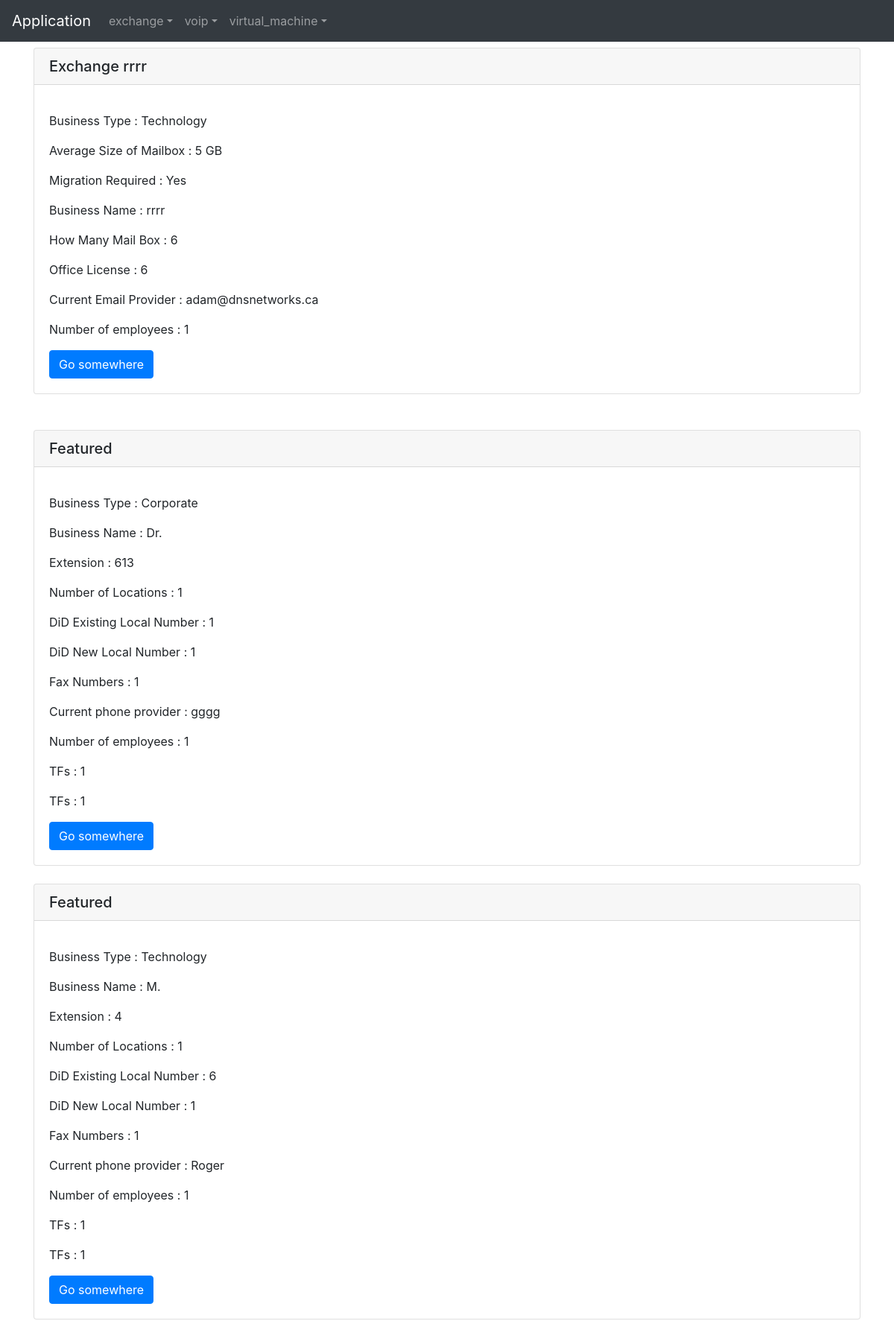
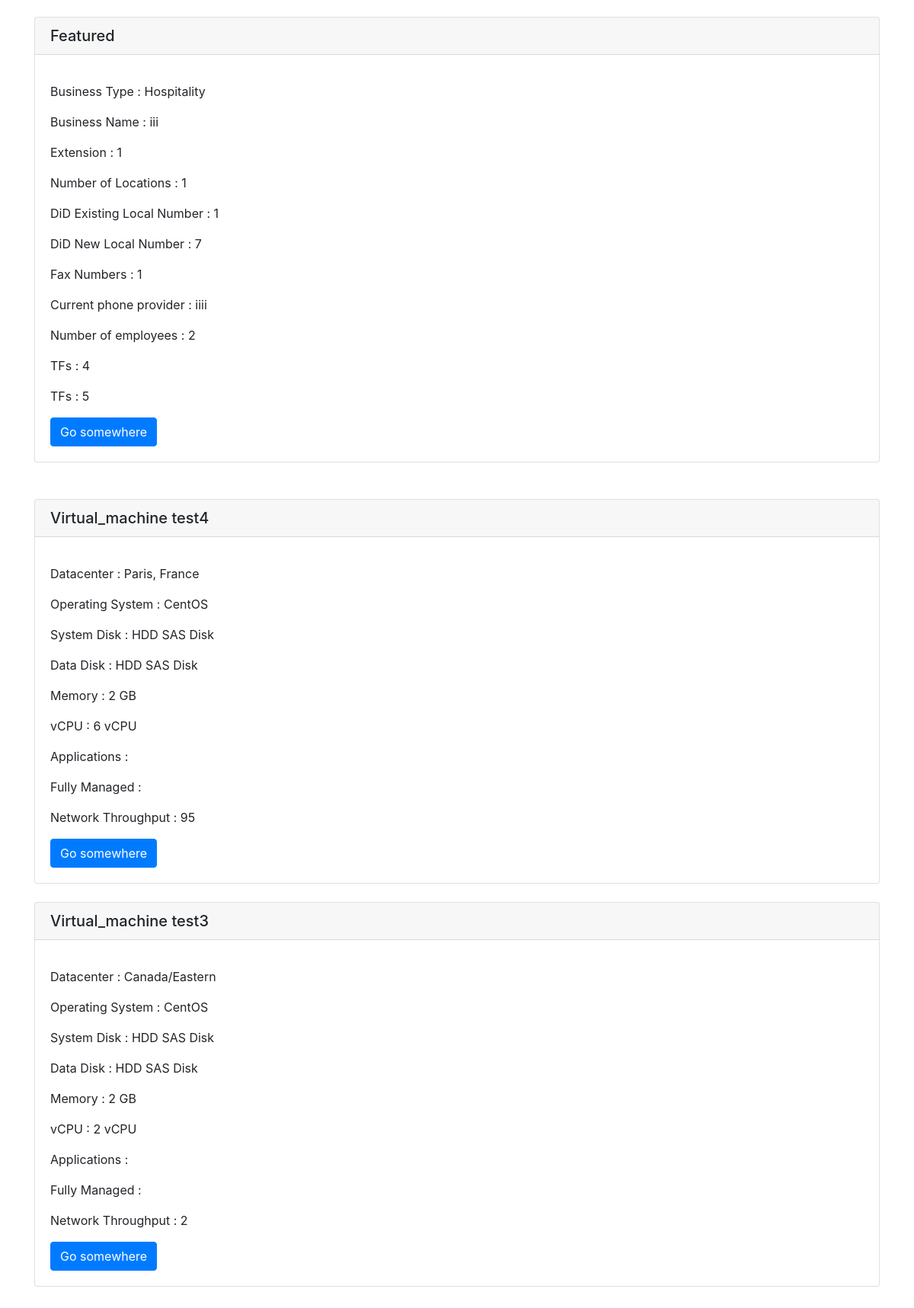
The page /General/ on the database its author committed (2 pictures, top to bottom).
### General/models.py (models this page shows)
class EXCHANGE(models.Model):
  user = models.ForeignKey(User,default=1,on_delete=models.CASCADE)
  exchange_name = models.CharField(max_length=255,blank=True, null=True,default="",)
  business_name = models.CharField(max_length=255,default='')
  mailbox = models.IntegerField(default=1,validators=[MinValueValidator(1), MaxValueValidator(1000)])
  office_license = models.IntegerField(default=1,validators=[MinValueValidator(1), MaxValueValidator(1000)])
  current_email_provider = models.CharField(max_length=255,default='')
  number_of_employees = models.IntegerField(default=1,validators=[MinValueValidator(1), MaxValueValidator(2000)])
  BUSINESS_TYPE_CHOICE = (('Technology','Technology'),('Education','Education'),('Hospitality','Hospitality'),('Corporate','Corporate'),('Healthcare','Healthcare'),('Automotive','Automotive'),('Manufacturing','Manufacturing'))
  business_type = models.CharField(max_length=255,choices=BUSINESS_TYPE_CHOICE,default='Technology',)
  AVERAGE_SIZE_OF_MAILBOX_CHOICE = (('5 GB','5 GB'),('10 GB','10 GB'),('25 GB','25 GB'),('50 GB','50 GB'),('75 GB','75 GB'))
  average_size_of_mailbox = models.CharField(max_length=255,choices=AVERAGE_SIZE_OF_MAILBOX_CHOICE,default='5 GB',)
  MIGRATION_REQUIRED_CHOICE = (('Yes','Yes'),('No','No'))
  migration_required = models.CharField(max_length=255,choices=MIGRATION_REQUIRED_CHOICE,default='Yes',)
  def __str__(self):
      return self.exchange_name
  def get_display(self):
    content = { 'data' : self }
    return mark_safe(render_to_string('General/exchange.html' , content ))
  class Meta:
      verbose_name = 'Exchange'

class VOIP(models.Model):
  user = models.ForeignKey(User,default=1,on_delete=models.CASCADE)
  voip_name = models.CharField(max_length=255,blank=True, null=True,default="",)
  business_name = models.CharField(max_length=255,default='')
  extension = models.IntegerField(default=1,validators=[MinValueValidator(1), MaxValueValidator(1000)])
  locations = models.IntegerField(default=1,validators=[MinValueValidator(1), MaxValueValidator(100)])
  did_existing_local_number = models.IntegerField(default=1,validators=[MinValueValidator(1), MaxValueValidator(50)])
  did_new_local_number = models.IntegerField(default=1,validators=[MinValueValidator(1), MaxValueValidator(50)])
  fax_numbers = models.IntegerField(default=1,validators=[MinValueValidator(1), MaxValueValidator(20)])
  current_phone_provider = models.CharField(max_length=255,default='')
  number_of_employees = models.IntegerField(default=1,validators=[MinValueValidator(1), MaxValueValidator(2000)])
  tfs_existing_toll_free_numbers = models.IntegerField(default=1,validators=[MinValueValidator(1), MaxValueValidator(50)])
  tfs_new_toll_free_numbers = models.IntegerField(default=1,validators=[MinValueValidator(1), MaxValueValidator(50)])
  BUSINESS_TYPE_CHOICE = (('Technology','Technology'),('Education','Education'),('Hospitality','Hospitality'),('Corporate','Corporate'),('Healthcare','Healthcare'),('Automotive','Automotive'),('Manufacturing','Manufacturing'))
  business_type = models.CharField(max_length=255,choices=BUSINESS_TYPE_CHOICE,default='Technology',)
  def __str__(self):
      return self.voip_name
  def get_display(self):
    content = { 'data' : self }
    return mark_safe(render_to_string('General/voip.html' , content ))
  class Meta:
      verbose_name = 'Voip'

class VIRTUAL_MACHINE(models.Model):
  user = models.ForeignKey(User,default=1,on_delete=models.CASCADE)
  virtual_machine_name = models.CharField(max_length=255,blank=True, null=True,default="",)
  network_throughput = models.IntegerField(default=1,validators=[MinValueValidator(1), MaxValueValidator(1000)])
  DATACENTER_CHOICE = (('Canada/Eastern','Canada/Eastern'),('Vancouver, BC','Vancouver, BC'),('Los Angeles, CA','Los Angeles, CA'),('Brasilia, Brasil','Brasilia, Brasil'),('Ottawa, ON','Ottawa, ON'),('Miami, FL','Miami, FL'),('Paris, France','Paris, France'),('Mexico City, MX','Mexico City, MX'))
  datacenter = models.CharField(max_length=255,choices=DATACENTER_CHOICE,default='Canada/Eastern',)
  OPERATING_SYSTEM_CHOICE = (('CentOS','CentOS'),('Windows Server','Windows Server'),('Ubuntu','Ubuntu'),('Debian','Debian'),('SUSE Linux','SUSE Linux'),('OpenSUSE','OpenSUSE'))
  operating_system = models.CharField(max_length=255,choices=OPERATING_SYSTEM_CHOICE,default='CentOS',)
  SYSTEM_DISK_CHOICE = (('HDD SAS Disk','HDD SAS Disk'),('SSD ENT Disk','SSD ENT Disk'))
  system_disk = models.CharField(max_length=255,choices=SYSTEM_DISK_CHOICE,default='HDD SAS Disk',)
  DATA_DISK_CHOICE = (('HDD SAS Disk','HDD SAS Disk'),('SSD ENT Disk','SSD ENT Disk'))
  data_disk = models.CharField(max_length=255,choices=DATA_DISK_CHOICE,default='HDD SAS Disk',)
  MEMORY_CHOICE = (('2 GB','2 GB'),('4 GB','4 GB'),('6 GB','6 GB'),('8 GB','8 GB'),('10 GB','10 GB'),('12 GB','12 GB'),('14 GB','14 GB'),('16 GB','16 GB'),('18 GB','18 GB'),('20 GB','20 GB'),('22 GB','22 GB'),('24 GB','24 GB'),('26 GB','26 GB'),('28 GB','28 GB'),('30 GB','30 GB'),('32 GB','32 GB'))
  memory = models.CharField(max_length=255,choices=MEMORY_CHOICE,default='2 GB',)
  VCPU_CHOICE = (('4 vCPU','4 vCPU'),('2 vCPU','2 vCPU'),('6 vCPU','6 vCPU'))
  vcpu = models.CharField(max_length=255,choices=VCPU_CHOICE,default='4 vCPU',)
  office2016standard  = models.BooleanField(default=False,verbose_name='Office 2016 Standard')
  quickbooks2019  = models.BooleanField(default=False,verbose_name='Quickbooks 2019')
  sage2019  = models.BooleanField(default=False,verbose_name='Sage 2019')
  sapbusinessone  = models.BooleanField(default=False,verbose_name='SAP Business One')
  cylanceaiendpointprotection  = models.BooleanField(default=False,verbose_name='Cylance AI+ Endpoint Protection')
  webrootsecurityendpoint  = models.BooleanField(default=False,verbose_name='Webroot Security Endpoint')
  businesshoursmfest  = models.BooleanField(default=False,verbose_name='Business Hours M-F EST')
  monsunest  = models.BooleanField(default=False,verbose_name='7-24 Mon-Sun EST')
  def __str__(self):
      return self.virtual_machine_name
  def get_display(self):
    content = { 'data' : self }
    return mark_safe(render_to_string('General/virtual_machine.html' , content ))
  class Meta:
      verbose_name = 'Virtual_machine'

### General/views.py (the view)
# urls.py: path('', views.index, name='index'),
def index(request):
  context = {}
  context.update({ 'exchange' : { 'item' : EXCHANGE.objects.all() , 'edit' : 'edit_exchange' ,  'create' : 'create_exchange' }})
  context.update({ 'voip' : { 'item' : VOIP.objects.all() , 'edit' : 'edit_voip' ,  'create' : 'create_voip' }})
  context.update({ 'virtual_machine' : { 'item' : VIRTUAL_MACHINE.objects.all() , 'edit' : 'edit_virtual_machine' ,  'create' : 'create_virtual_machine' }})
  return render(request, 'General/Main.html', context )

### General/templates/General/Main.html (shortened to what this page needs)
<!DOCTYPE html>
<html lang="en"><head><meta http-equiv="Content-Type" content="text/html; charset=UTF-8">
    <link rel="stylesheet" href="https://maxcdn.bootstrapcdn.com/bootstrap/4.0.0/css/bootstrap.min.css">
  </head>
  <body style="">
    <nav class="navbar navbar-expand-md navbar-dark bg-dark fixed-top">
  <a class="navbar-brand" href="{% url  'General:index'  %}">Application</a>
  <div class="collapse navbar-collapse" id="navbarsExampleDefault">
    <ul class="navbar-nav mr-auto">
    <li class="nav-item dropdown">
      <a class="nav-link dropdown-toggle" href="https://getbootstrap.com/docs/4.3/examples/starter-template/#" id="exchange" data-toggle="dropdown" aria-haspopup="true" aria-expanded="false">exchange</a>
    </li>
    <li class="nav-item dropdown">
      <a class="nav-link dropdown-toggle" href="https://getbootstrap.com/docs/4.3/examples/starter-template/#" id="voip" data-toggle="dropdown" aria-haspopup="true" aria-expanded="false">voip</a>
    </li>
    <li class="nav-item dropdown">
      <a class="nav-link dropdown-toggle" href="https://getbootstrap.com/docs/4.3/examples/starter-template/#" id="virtual_machine" data-toggle="dropdown" aria-haspopup="true" aria-expanded="false">virtual_machine</a>
    </li>
        </ul>
  </div>
</nav>
<main role="main" class="container">
  <div class="starter-template">
    <h1>Bootstrap starter template</h1>
    <p class="lead">
    {% for i in exchange.item %}
    {{ i.get_display }}</br>
    {% endfor %}
        <br>
    {% for i in voip.item %}
    {{ i.get_display }}</br>
    {% endfor %}
        <br>
    {% for i in virtual_machine.item %}
    {{ i.get_display }}</br>
    {% endfor %}
        <br>
    </p>
  </div>
</main>
</body></html>

### General/templates/General/exchange.html
<div class="card">
  <h5 class="card-header">Exchange  {{data.exchange_name}} </h5>
  <div class="card-body">
    <p class="card-text">
            <p>Business Type  :  {{data.business_type}}</p>
        <p>Average Size of Mailbox  :  {{data.average_size_of_mailbox}}</p>
        <p>Migration Required  :  {{data.migration_required}}</p>
                            <p>Business Name :  {{data.business_name}}</p>
        <p>How Many Mail Box :  {{data.mailbox}}</p>
        <p>Office License :  {{data.office_license}}</p>
        <p>Current Email Provider :  {{data.current_email_provider}}</p>
        <p>Number of employees :  {{data.number_of_employees}}</p>
                                </p>
    <a href="#" class="btn btn-primary">Go somewhere</a>
  </div>
</div>

### General/templates/General/voip.html
<div class="card">
  <h5 class="card-header">Featured</h5>
  <div class="card-body">
    <p class="card-text">
            <p>Business Type  :  {{data.business_type}}</p>
                            <p>Business Name :  {{data.business_name}}</p>
        <p>Extension :  {{data.extension}}</p>
        <p>Number of Locations :  {{data.locations}}</p>
        <p>DiD Existing Local Number :  {{data.did_existing_local_number}}</p>
        <p>DiD New Local Number :  {{data.did_new_local_number}}</p>
        <p>Fax Numbers :  {{data.fax_numbers}}</p>
        <p>Current phone provider :  {{data.current_phone_provider}}</p>
        <p>Number of employees :  {{data.number_of_employees}}</p>
        <p>TFs :  {{data.tfs_existing_toll_free_numbers}}</p>
        <p>TFs :  {{data.tfs_new_toll_free_numbers}}</p>
                                </p>
    <a href="#" class="btn btn-primary">Go somewhere</a>
  </div>
</div>

### General/templates/General/virtual_machine.html
<div class="card">
  <h5 class="card-header">Virtual_machine  {{data.virtual_machine_name}} </h5>
  <div class="card-body">
    <p class="card-text">
            <p>Datacenter  :  {{data.datacenter}}</p>
        <p>Operating System  :  {{data.operating_system}}</p>
        <p>System Disk  :  {{data.system_disk}}</p>
        <p>Data Disk  :  {{data.data_disk}}</p>
        <p>Memory  :  {{data.memory}}</p>
        <p>vCPU  :  {{data.vcpu}}</p>
        <p>Applications  :  {{data.applications}}</p>
        <p>Fully Managed  :  {{data.fully_managed}}</p>
                            <p>Network Throughput :  {{data.network_throughput}}</p>
                                </p>
    <a href="#" class="btn btn-primary">Go somewhere</a>
  </div>
</div>

### rows shown on the page
EXCHANGE: exchange_name "rrrr", business_type "Technology", average_size_of_mailbox "5 GB", migration_required "Yes", business_name "rrrr", mailbox "6", office_license "6", current_email_provider "adam@dnsnetworks.ca", number_of_employees "1"
VOIP: business_type "Corporate", business_name "Dr.", extension "613", locations "1", did_existing_local_number "1", did_new_local_number "1", fax_numbers "1", current_phone_provider "gggg", number_of_employees "1", tfs_existing_toll_free_numbers "1", tfs_new_toll_free_numbers "1"
VOIP: business_type "Technology", business_name "M.", extension "4", locations "1", did_existing_local_number "6", did_new_local_number "1", fax_numbers "1", current_phone_provider "Roger", number_of_employees "1", tfs_existing_toll_free_numbers "1", tfs_new_toll_free_numbers "1"
VOIP: business_type "Hospitality", business_name "iii", extension "1", locations "1", did_existing_local_number "1", did_new_local_number "7", fax_numbers "1", current_phone_provider "iiii", number_of_employees "2", tfs_existing_toll_free_numbers "4", tfs_new_toll_free_numbers "5"
VIRTUAL_MACHINE: virtual_machine_name "test4", datacenter "Paris, France", operating_system "CentOS", system_disk "HDD SAS Disk", data_disk "HDD SAS Disk", memory "2 GB", vcpu "6 vCPU", network_throughput "95"
VIRTUAL_MACHINE: virtual_machine_name "test3", datacenter "Canada/Eastern", operating_system "CentOS", system_disk "HDD SAS Disk", data_disk "HDD SAS Disk", memory "2 GB", vcpu "2 vCPU", network_throughput "2"
